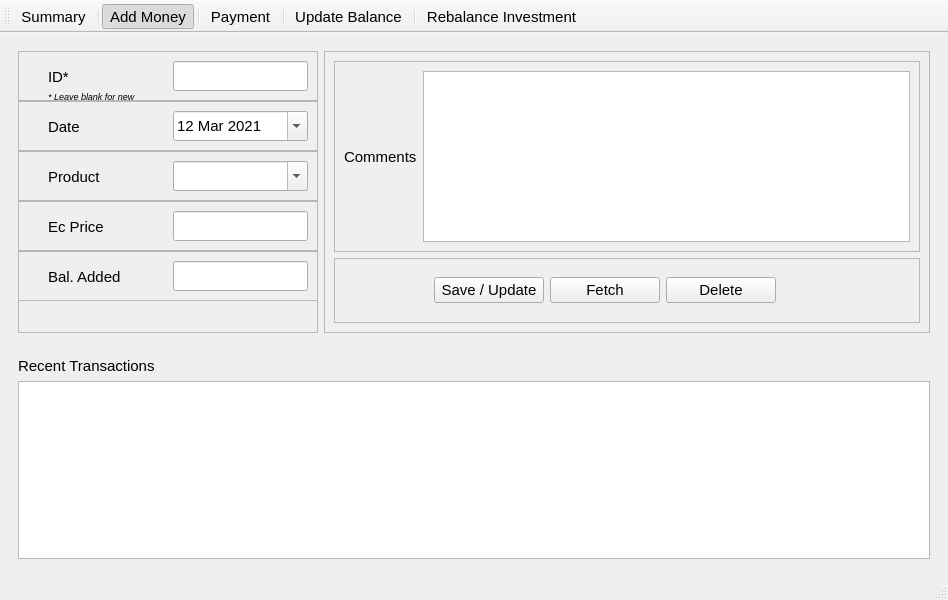
<?xml version="1.0" encoding="UTF-8"?>
<ui version="4.0">
 <class>rechargePage</class>
 <widget class="QMainWindow" name="rechargePage">
  <property name="geometry">
   <rect>
    <x>0</x>
    <y>0</y>
    <width>948</width>
    <height>600</height>
   </rect>
  </property>
  <property name="font">
   <font>
    <family>Segoe UI</family>
    <pointsize>11</pointsize>
   </font>
  </property>
  <property name="windowTitle">
   <string>Mobile Recharge Tracker</string>
  </property>
  <widget class="QWidget" name="centralwidget">
   <layout class="QHBoxLayout" name="horizontalLayout">
    <item>
     <layout class="QVBoxLayout" name="verticalLayout">
      <item>
       <widget class="QWidget" name="wid1_topSection" native="true">
        <property name="sizePolicy">
         <sizepolicy hsizetype="Expanding" vsizetype="Fixed">
          <horstretch>0</horstretch>
          <verstretch>0</verstretch>
         </sizepolicy>
        </property>
        <property name="minimumSize">
         <size>
          <width>0</width>
          <height>300</height>
         </size>
        </property>
        <property name="maximumSize">
         <size>
          <width>16777215</width>
          <height>300</height>
         </size>
        </property>
        <property name="autoFillBackground">
         <bool>false</bool>
        </property>
        <layout class="QHBoxLayout" name="horizontalLayout_2">
         <item>
          <widget class="QFrame" name="frame1_left">
           <property name="sizePolicy">
            <sizepolicy hsizetype="Fixed" vsizetype="Preferred">
             <horstretch>0</horstretch>
             <verstretch>0</verstretch>
            </sizepolicy>
           </property>
           <property name="minimumSize">
            <size>
             <width>300</width>
             <height>0</height>
            </size>
           </property>
           <property name="maximumSize">
            <size>
             <width>300</width>
             <height>16777215</height>
            </size>
           </property>
           <property name="sizeIncrement">
            <size>
             <width>0</width>
             <height>0</height>
            </size>
           </property>
           <property name="frameShape">
            <enum>QFrame::StyledPanel</enum>
           </property>
           <property name="frameShadow">
            <enum>QFrame::Raised</enum>
           </property>
           <widget class="QFrame" name="qf1_ID">
            <property name="geometry">
             <rect>
              <x>0</x>
              <y>0</y>
              <width>300</width>
              <height>50</height>
             </rect>
            </property>
            <property name="sizePolicy">
             <sizepolicy hsizetype="Preferred" vsizetype="Preferred">
              <horstretch>0</horstretch>
              <verstretch>0</verstretch>
             </sizepolicy>
            </property>
            <property name="frameShape">
             <enum>QFrame::StyledPanel</enum>
            </property>
            <property name="frameShadow">
             <enum>QFrame::Raised</enum>
            </property>
            <widget class="QLabel" name="label_ID">
             <property name="geometry">
              <rect>
               <x>30</x>
               <y>3</y>
               <width>120</width>
               <height>45</height>
              </rect>
             </property>
             <property name="text">
              <string>ID*</string>
             </property>
            </widget>
            <widget class="QLineEdit" name="lineEdit_ID">
             <property name="geometry">
              <rect>
               <x>155</x>
               <y>10</y>
               <width>135</width>
               <height>30</height>
              </rect>
             </property>
            </widget>
            <widget class="QLabel" name="label_ID_2">
             <property name="geometry">
              <rect>
               <x>30</x>
               <y>30</y>
               <width>120</width>
               <height>30</height>
              </rect>
             </property>
             <property name="font">
              <font>
               <pointsize>7</pointsize>
               <italic>true</italic>
              </font>
             </property>
             <property name="text">
              <string>* Leave blank for new</string>
             </property>
            </widget>
           </widget>
           <widget class="QFrame" name="qf2_Date">
            <property name="geometry">
             <rect>
              <x>0</x>
              <y>50</y>
              <width>300</width>
              <height>50</height>
             </rect>
            </property>
            <property name="sizePolicy">
             <sizepolicy hsizetype="Preferred" vsizetype="Preferred">
              <horstretch>0</horstretch>
              <verstretch>0</verstretch>
             </sizepolicy>
            </property>
            <property name="frameShape">
             <enum>QFrame::StyledPanel</enum>
            </property>
            <property name="frameShadow">
             <enum>QFrame::Raised</enum>
            </property>
            <widget class="QLabel" name="alabel_Date">
             <property name="geometry">
              <rect>
               <x>30</x>
               <y>3</y>
               <width>120</width>
               <height>45</height>
              </rect>
             </property>
             <property name="text">
              <string>Date</string>
             </property>
            </widget>
            <widget class="QDateEdit" name="dateEdit">
             <property name="geometry">
              <rect>
               <x>155</x>
               <y>10</y>
               <width>135</width>
               <height>30</height>
              </rect>
             </property>
             <property name="sizePolicy">
              <sizepolicy hsizetype="Expanding" vsizetype="Fixed">
               <horstretch>0</horstretch>
               <verstretch>0</verstretch>
              </sizepolicy>
             </property>
             <property name="dateTime">
              <datetime>
               <hour>0</hour>
               <minute>0</minute>
               <second>0</second>
               <year>2021</year>
               <month>3</month>
               <day>12</day>
              </datetime>
             </property>
             <property name="minimumDate">
              <date>
               <year>2020</year>
               <month>1</month>
               <day>1</day>
              </date>
             </property>
             <property name="calendarPopup">
              <bool>true</bool>
             </property>
            </widget>
           </widget>
           <widget class="QFrame" name="qf3_Product">
            <property name="geometry">
             <rect>
              <x>0</x>
              <y>100</y>
              <width>300</width>
              <height>50</height>
             </rect>
            </property>
            <property name="sizePolicy">
             <sizepolicy hsizetype="Preferred" vsizetype="Preferred">
              <horstretch>0</horstretch>
              <verstretch>0</verstretch>
             </sizepolicy>
            </property>
            <property name="frameShape">
             <enum>QFrame::StyledPanel</enum>
            </property>
            <property name="frameShadow">
             <enum>QFrame::Raised</enum>
            </property>
            <widget class="QLabel" name="alabel_Product">
             <property name="geometry">
              <rect>
               <x>30</x>
               <y>3</y>
               <width>120</width>
               <height>45</height>
              </rect>
             </property>
             <property name="text">
              <string>Product</string>
             </property>
            </widget>
            <widget class="QLineEdit" name="lineEdit_Product">
             <property name="geometry">
              <rect>
               <x>155</x>
               <y>10</y>
               <width>135</width>
               <height>30</height>
              </rect>
             </property>
            </widget>
            <widget class="QComboBox" name="comboBox">
             <property name="geometry">
              <rect>
               <x>155</x>
               <y>10</y>
               <width>135</width>
               <height>30</height>
              </rect>
             </property>
             <property name="sizePolicy">
              <sizepolicy hsizetype="Expanding" vsizetype="Fixed">
               <horstretch>0</horstretch>
               <verstretch>0</verstretch>
              </sizepolicy>
             </property>
             <property name="editable">
              <bool>true</bool>
             </property>
             <property name="modelColumn">
              <number>0</number>
             </property>
            </widget>
           </widget>
           <widget class="QFrame" name="qf4_EcPrice">
            <property name="geometry">
             <rect>
              <x>0</x>
              <y>150</y>
              <width>300</width>
              <height>50</height>
             </rect>
            </property>
            <property name="sizePolicy">
             <sizepolicy hsizetype="Preferred" vsizetype="Preferred">
              <horstretch>0</horstretch>
              <verstretch>0</verstretch>
             </sizepolicy>
            </property>
            <property name="frameShape">
             <enum>QFrame::StyledPanel</enum>
            </property>
            <property name="frameShadow">
             <enum>QFrame::Raised</enum>
            </property>
            <widget class="QLabel" name="label_EcPrice">
             <property name="geometry">
              <rect>
               <x>30</x>
               <y>3</y>
               <width>120</width>
               <height>45</height>
              </rect>
             </property>
             <property name="text">
              <string>Ec Price</string>
             </property>
            </widget>
            <widget class="QLineEdit" name="lineEdit_EcPrice">
             <property name="geometry">
              <rect>
               <x>155</x>
               <y>10</y>
               <width>135</width>
               <height>30</height>
              </rect>
             </property>
            </widget>
           </widget>
           <widget class="QFrame" name="qf5_balAdded">
            <property name="geometry">
             <rect>
              <x>0</x>
              <y>200</y>
              <width>300</width>
              <height>50</height>
             </rect>
            </property>
            <property name="sizePolicy">
             <sizepolicy hsizetype="Preferred" vsizetype="Preferred">
              <horstretch>0</horstretch>
              <verstretch>0</verstretch>
             </sizepolicy>
            </property>
            <property name="frameShape">
             <enum>QFrame::StyledPanel</enum>
            </property>
            <property name="frameShadow">
             <enum>QFrame::Raised</enum>
            </property>
            <widget class="QLabel" name="label_balAdded">
             <property name="geometry">
              <rect>
               <x>30</x>
               <y>3</y>
               <width>120</width>
               <height>45</height>
              </rect>
             </property>
             <property name="text">
              <string>Bal. Added</string>
             </property>
            </widget>
            <widget class="QLineEdit" name="lineEdit_balAdded">
             <property name="geometry">
              <rect>
               <x>155</x>
               <y>10</y>
               <width>135</width>
               <height>30</height>
              </rect>
             </property>
            </widget>
           </widget>
          </widget>
         </item>
         <item>
          <widget class="QFrame" name="frame2_right">
           <property name="frameShape">
            <enum>QFrame::StyledPanel</enum>
           </property>
           <property name="frameShadow">
            <enum>QFrame::Raised</enum>
           </property>
           <layout class="QVBoxLayout" name="verticalLayout_2">
            <item>
             <widget class="QFrame" name="frame">
              <property name="frameShape">
               <enum>QFrame::StyledPanel</enum>
              </property>
              <property name="frameShadow">
               <enum>QFrame::Raised</enum>
              </property>
              <layout class="QHBoxLayout" name="horizontalLayout_5">
               <item>
                <widget class="QLabel" name="label">
                 <property name="text">
                  <string>Comments</string>
                 </property>
                </widget>
               </item>
               <item>
                <widget class="QTextEdit" name="textEdit"/>
               </item>
              </layout>
             </widget>
            </item>
            <item>
             <widget class="QFrame" name="frame_2">
              <property name="sizePolicy">
               <sizepolicy hsizetype="Preferred" vsizetype="Fixed">
                <horstretch>0</horstretch>
                <verstretch>0</verstretch>
               </sizepolicy>
              </property>
              <property name="minimumSize">
               <size>
                <width>0</width>
                <height>65</height>
               </size>
              </property>
              <property name="maximumSize">
               <size>
                <width>16777215</width>
                <height>65</height>
               </size>
              </property>
              <property name="frameShape">
               <enum>QFrame::StyledPanel</enum>
              </property>
              <property name="frameShadow">
               <enum>QFrame::Raised</enum>
              </property>
              <layout class="QHBoxLayout" name="horizontalLayout_4">
               <item>
                <spacer name="horizontalSpacer">
                 <property name="orientation">
                  <enum>Qt::Horizontal</enum>
                 </property>
                 <property name="sizeType">
                  <enum>QSizePolicy::Fixed</enum>
                 </property>
                 <property name="sizeHint" stdset="0">
                  <size>
                   <width>90</width>
                   <height>20</height>
                  </size>
                 </property>
                </spacer>
               </item>
               <item>
                <widget class="QPushButton" name="btn1_sav">
                 <property name="sizePolicy">
                  <sizepolicy hsizetype="Minimum" vsizetype="Fixed">
                   <horstretch>0</horstretch>
                   <verstretch>0</verstretch>
                  </sizepolicy>
                 </property>
                 <property name="minimumSize">
                  <size>
                   <width>110</width>
                   <height>0</height>
                  </size>
                 </property>
                 <property name="text">
                  <string>Save / Update</string>
                 </property>
                </widget>
               </item>
               <item>
                <widget class="QPushButton" name="btn2_fetch">
                 <property name="minimumSize">
                  <size>
                   <width>110</width>
                   <height>0</height>
                  </size>
                 </property>
                 <property name="text">
                  <string>Fetch</string>
                 </property>
                </widget>
               </item>
               <item>
                <widget class="QPushButton" name="btn3_delete">
                 <property name="minimumSize">
                  <size>
                   <width>110</width>
                   <height>0</height>
                  </size>
                 </property>
                 <property name="text">
                  <string>Delete</string>
                 </property>
                </widget>
               </item>
               <item>
                <spacer name="horizontalSpacer_2">
                 <property name="orientation">
                  <enum>Qt::Horizontal</enum>
                 </property>
                 <property name="sizeHint" stdset="0">
                  <size>
                   <width>40</width>
                   <height>20</height>
                  </size>
                 </property>
                </spacer>
               </item>
              </layout>
             </widget>
            </item>
           </layout>
          </widget>
         </item>
        </layout>
       </widget>
      </item>
      <item>
       <widget class="QWidget" name="wid2_bottomSection" native="true">
        <layout class="QVBoxLayout" name="verticalLayout_3">
         <item>
          <widget class="QLabel" name="label_2">
           <property name="text">
            <string>Recent Transactions</string>
           </property>
          </widget>
         </item>
         <item>
          <widget class="QTableWidget" name="tableWidget"/>
         </item>
        </layout>
       </widget>
      </item>
     </layout>
    </item>
   </layout>
  </widget>
  <widget class="QStatusBar" name="statusbar"/>
  <widget class="QToolBar" name="toolBar">
   <property name="windowTitle">
    <string>toolBar</string>
   </property>
   <property name="allowedAreas">
    <set>Qt::AllToolBarAreas</set>
   </property>
   <property name="toolButtonStyle">
    <enum>Qt::ToolButtonTextOnly</enum>
   </property>
   <attribute name="toolBarArea">
    <enum>TopToolBarArea</enum>
   </attribute>
   <attribute name="toolBarBreak">
    <bool>false</bool>
   </attribute>
   <addaction name="tool_summary"/>
   <addaction name="separator"/>
   <addaction name="tool_addMoney"/>
   <addaction name="separator"/>
   <addaction name="tool_payment"/>
   <addaction name="separator"/>
   <addaction name="tool_updateBalance"/>
   <addaction name="separator"/>
   <addaction name="tool_rebalanceInvestment"/>
  </widget>
  <action name="tool_addMoney">
   <property name="checkable">
    <bool>true</bool>
   </property>
   <property name="checked">
    <bool>true</bool>
   </property>
   <property name="text">
    <string>Add Money</string>
   </property>
  </action>
  <action name="tool_payment">
   <property name="checkable">
    <bool>true</bool>
   </property>
   <property name="text">
    <string>Payment</string>
   </property>
  </action>
  <action name="tool_updateBalance">
   <property name="checkable">
    <bool>true</bool>
   </property>
   <property name="text">
    <string>Update Balance</string>
   </property>
  </action>
  <action name="tool_rebalanceInvestment">
   <property name="checkable">
    <bool>true</bool>
   </property>
   <property name="text">
    <string>Rebalance Investment</string>
   </property>
  </action>
  <action name="tool_summary">
   <property name="checkable">
    <bool>true</bool>
   </property>
   <property name="checked">
    <bool>false</bool>
   </property>
   <property name="text">
    <string>Summary</string>
   </property>
  </action>
 </widget>
 <resources/>
 <connections/>
</ui>
